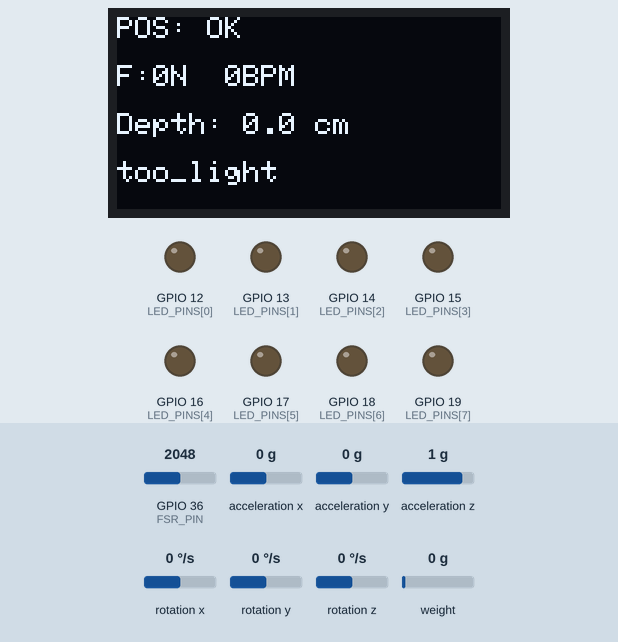
Bench run of a sketch on a simulated ESP32. On the bench: 128×64 one-colour display, output pins drawn as LEDs (lit = HIGH). The inputs (shaded band) are chosen by the test bench; at power-on: weight on the scale 0 g, GPIO 36 (FSR_PIN) = 2048, acceleration x 0 g, acceleration y 0 g, acceleration z 1 g, rotation x 0 °/s, rotation y 0 °/s, rotation z 0 °/s. What the sketch prints to the serial monitor is not drawn.

Above: at 3.8 s.
3.9 s: weight on the scale set to 100 g
At 4.8 s:
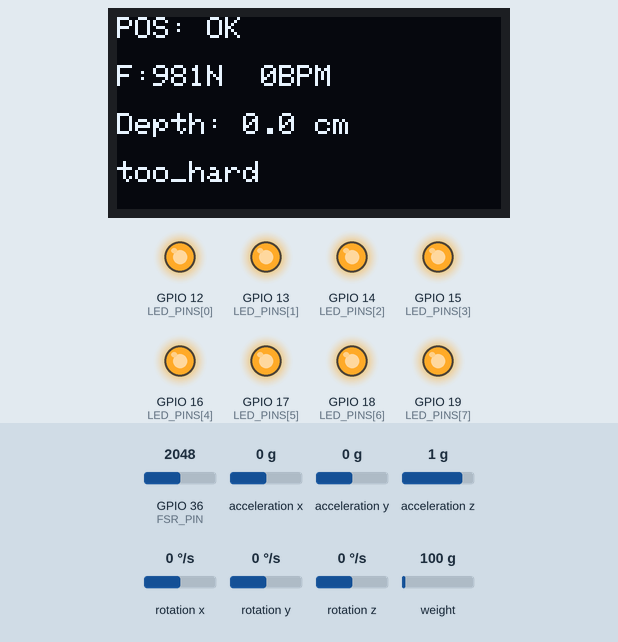
5.4 s: GPIO 36 (FSR_PIN) set to 323
6.9 s: GPIO 36 (FSR_PIN) set to 283
At 7.7 s:
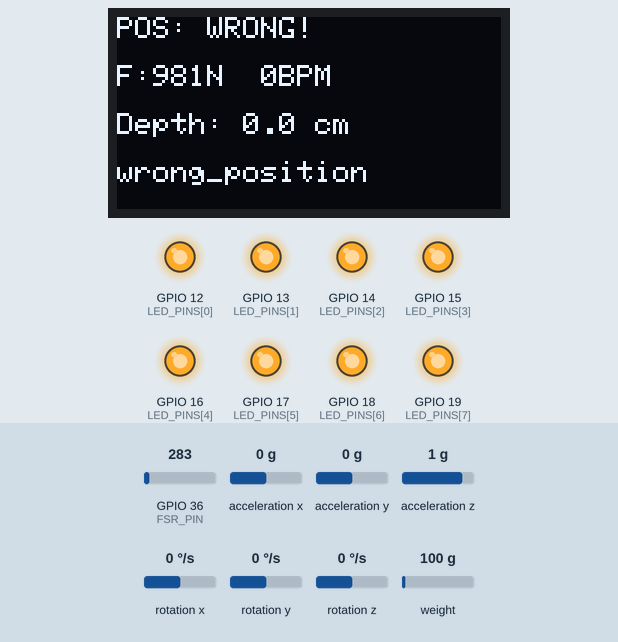
8.5 s: weight on the scale set to 1250 g
At 9.8 s:
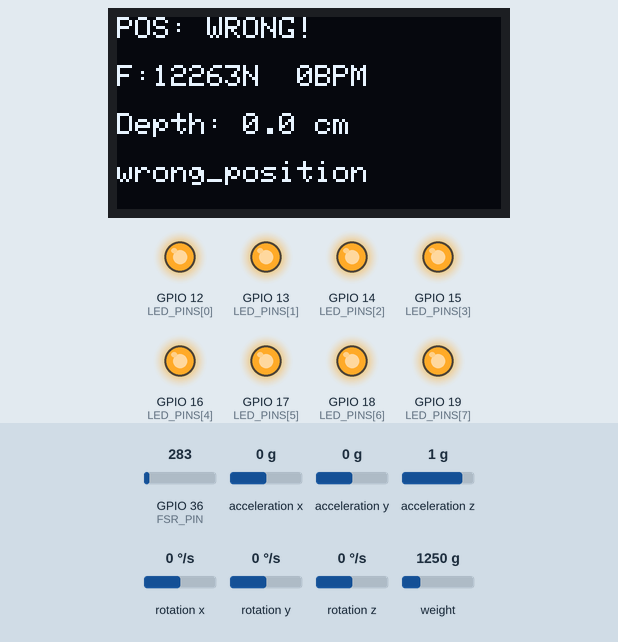
10.1 s: weight on the scale set to 2500 g
At 11.3 s:
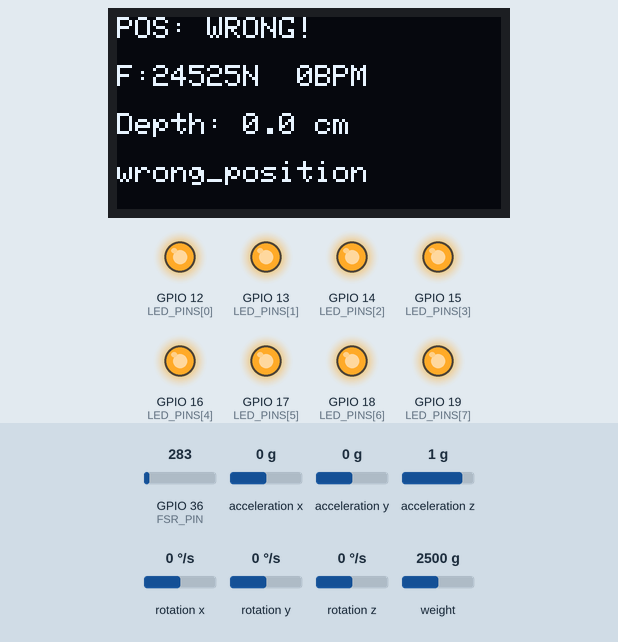
11.6 s: GPIO 36 (FSR_PIN) set to 1228
At 12.4 s:
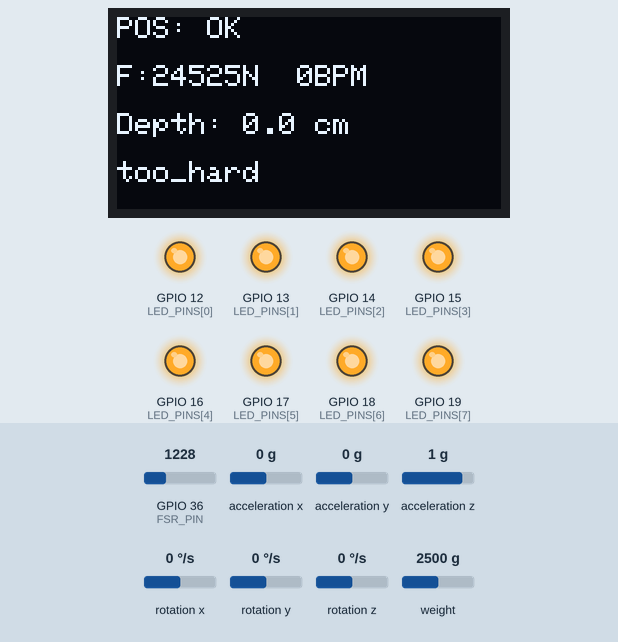
Timing chart, 0 to 14.2 s (numbered marks = the images above; inputs shaded):
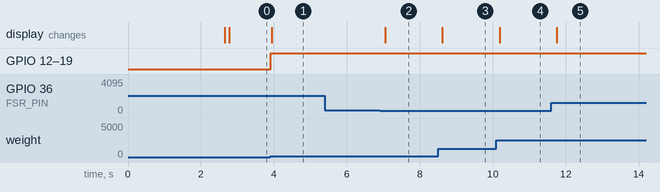

The sketch:

esp32_serial.ino
```cpp
// ============================================================
// CPR Training System — ESP32 Firmware
// ============================================================
// Hardware:
//   FSR 406      → Analog A0 (GPIO 36)  — ตรวจตำแหน่งมือ
//   HX711        → DOUT=32, SCK=33      — Load Cell 4 ตัว (full-bridge)
//   MPU6050      → SDA=21, SCL=22       — ความลึก + BPM (I2C)
//   OLED SSD1306 → SDA=21, SCL=22       — Display (I2C)
//   LED Bar      → GPIO 12–19 (8 LEDs)  — ไฟแสดงคุณภาพ
// ============================================================

#include <Wire.h>
#include <HX711.h>
#include <MPU6050_light.h>
#include <Adafruit_SSD1306.h>
#include <ArduinoJson.h>

// ==================== PIN CONFIG ====================
#define FSR_PIN         36      // Analog input (VP)

// HX711 (Load Cell 4 ตัว full-bridge)
#define HX_DOUT         32
#define HX_SCK          33

// LED Bar — 8 LEDs
const int LED_PINS[] = {12, 13, 14, 15, 16, 17, 18, 19};
#define LED_COUNT       8

// OLED
#define OLED_WIDTH      128
#define OLED_HEIGHT     64
#define OLED_ADDR       0x3C

// ==================== CONSTANTS ====================
#define FSR_THRESHOLD       300     // ADC value (0-4095) เกินนี้ = มือวางอยู่
#define FORCE_GOOD_MIN      40.0f   // แรงกดดี: ≥ 40 N
#define FORCE_GOOD_MAX      60.0f   // แรงกดดี: ≤ 60 N (AHA guideline)
#define DEPTH_GOOD_MIN      5.0f    // ความลึกดี: ≥ 5.0 cm
#define DEPTH_GOOD_MAX      6.0f    // ความลึกดี: ≤ 6.0 cm
#define BPM_GOOD_MIN        100     // BPM ดี: 100–120 (AHA)
#define BPM_GOOD_MAX        120

// Scale factor — ปรับหลัง calibrate กับ load cell จริง
// HX711 full-bridge 4 ตัว: raw / SCALE_FACTOR = kg
#define SCALE_FACTOR    420.0f

// MPU6050 AccZ peak detection
#define PEAK_THRESHOLD_MS2  3.5f    // m/s² เกิน baseline นี้ = เริ่มกด
#define BASELINE_SAMPLES    50      // samples สำหรับ baseline

// ==================== OBJECTS ====================
HX711 scale;
MPU6050 mpu(Wire);
Adafruit_SSD1306 oled(OLED_WIDTH, OLED_HEIGHT, &Wire, -1);

// ==================== STATE ====================
struct CprData {
    float forceTotal;       // แรงกดรวม (N)
    float depth;            // ความลึก (cm) ประมาณ
    int   bpm;              // ครั้ง/นาที
    bool  positionOk;       // มือวางถูกตำแหน่ง
    String quality;         // "good" / "too_light" / "too_hard" / "too_fast" / "too_slow"
};

// MPU peak detection state
float   accZBaseline = 0;
bool    inCompression = false;
float   peakAccZ = 0;
unsigned long lastPeakTime = 0;
unsigned long compressionTimes[8];   // เก็บ timestamp 8 ครั้งล่าสุด
int     compressionHead = 0;
int     compressionCount = 0;

// Send interval
unsigned long lastSendTime = 0;
#define SEND_INTERVAL_MS    100     // ส่งทุก 100ms (10 Hz)

// ==================== SETUP ====================
void setup() {
    Serial.begin(115200);
    Wire.begin(21, 22);

    // LED Bar
    for (int i = 0; i < LED_COUNT; i++) {
        pinMode(LED_PINS[i], OUTPUT);
        digitalWrite(LED_PINS[i], LOW);
    }

    // HX711 — Load Cell 4 ตัว full-bridge
    scale.begin(HX_DOUT, HX_SCK);
    scale.set_scale(SCALE_FACTOR);
    scale.tare();

    // MPU6050
    byte mpuStatus = mpu.begin();
    mpu.calcOffsets(true, true);    // auto calibrate gyro + accel
    calibrateBaseline();

    // OLED
    if (oled.begin(SSD1306_SWITCHCAPVCC, OLED_ADDR)) {
        showOled("CPR System", "Starting...", "", "");
    }

    // Startup JSON
    StaticJsonDocument<128> doc;
    doc["type"]    = "status";
    doc["ready"]   = true;
    doc["msg"]     = "ESP32 Ready";
    serializeJson(doc, Serial);
    Serial.println();
}

// Calibrate AccZ baseline (ค่าเฉลี่ยตอนอยู่นิ่ง)
void calibrateBaseline() {
    float sum = 0;
    for (int i = 0; i < BASELINE_SAMPLES; i++) {
        mpu.update();
        sum += mpu.getAccZ();
        delay(10);
    }
    accZBaseline = sum / BASELINE_SAMPLES;
}

// ==================== MAIN LOOP ====================
void loop() {
    mpu.update();
    updatePeakDetection();

    if (millis() - lastSendTime >= SEND_INTERVAL_MS) {
        lastSendTime = millis();

        CprData data = readAllSensors();
        updateLedBar(data);
        updateOled(data);
        sendJson(data);
    }
}

// ==================== READ SENSORS ====================
CprData readAllSensors() {
    CprData d;

    // --- FSR 406 ---
    int fsrRaw = analogRead(FSR_PIN);
    d.positionOk = (fsrRaw >= FSR_THRESHOLD);

    // --- HX711 Load Cell (full-bridge 4 ตัว) ---
    float kg = scale.is_ready() ? scale.get_units(1) : 0.0f;
    if (kg < 0) kg = 0;

    // แปลง kg → N (×9.81)
    d.forceTotal = kg * 9.81f;

    // --- MPU6050 Depth (estimate จาก peak magnitude) ---
    d.depth = max(0.0f, (peakAccZ - accZBaseline) * 1.2f);
    d.depth = constrain(d.depth, 0.0f, 10.0f);

    // --- BPM ---
    d.bpm = calcBpm();

    // --- Quality Assessment ---
    d.quality = assessQuality(d);

    return d;
}

// ==================== PEAK DETECTION (MPU AccZ) ====================
void updatePeakDetection() {
    float accZ = mpu.getAccZ();
    float delta = accZ - accZBaseline;

    if (!inCompression && delta > PEAK_THRESHOLD_MS2) {
        // เริ่มการกด
        inCompression = true;
        peakAccZ = accZ;
    } else if (inCompression) {
        if (accZ > peakAccZ) peakAccZ = accZ;   // track peak

        if (delta < PEAK_THRESHOLD_MS2 * 0.3f) {
            // ปล่อยมือ — บันทึก compression
            unsigned long now = millis();
            compressionTimes[compressionHead % 8] = now;
            compressionHead++;
            compressionCount++;
            lastPeakTime = now;
            inCompression = false;
        }
    }
}

int calcBpm() {
    if (compressionCount < 2) return 0;

    // ใช้ 8 intervals ล่าสุด
    int n = min(compressionCount, 8);
    if (n < 2) return 0;

    unsigned long times[8];
    for (int i = 0; i < n; i++) {
        times[i] = compressionTimes[(compressionHead - n + i) % 8];
    }

    long totalInterval = 0;
    int intervals = 0;
    for (int i = 1; i < n; i++) {
        long diff = (long)(times[i] - times[i-1]);
        if (diff > 0 && diff < 3000) {
            totalInterval += diff;
            intervals++;
        }
    }

    if (intervals == 0) return 0;
    float avgInterval = (float)totalInterval / intervals;
    int bpm = (int)(60000.0f / avgInterval);
    return constrain(bpm, 0, 200);
}

// ==================== QUALITY ====================
String assessQuality(const CprData& d) {
    if (!d.positionOk)                        return "wrong_position";
    if (d.forceTotal < FORCE_GOOD_MIN)        return "too_light";
    if (d.forceTotal > FORCE_GOOD_MAX)        return "too_hard";
    if (d.bpm > 0 && d.bpm < BPM_GOOD_MIN)   return "too_slow";
    if (d.bpm > 0 && d.bpm > BPM_GOOD_MAX)   return "too_fast";
    return "good";
}

// ==================== LED BAR ====================
void updateLedBar(const CprData& d) {
    // จำนวน LED สว่าง = proportional กับแรงกด 0–80N → 0–8 LED
    int litCount = (int)map(constrain(d.forceTotal, 0, 80), 0, 80, 0, LED_COUNT);

    for (int i = 0; i < LED_COUNT; i++) {
        digitalWrite(LED_PINS[i], (i < litCount) ? HIGH : LOW);
    }
}

// ==================== OLED ====================
void showOled(String line1, String line2, String line3, String line4) {
    oled.clearDisplay();
    oled.setTextSize(1);
    oled.setTextColor(SSD1306_WHITE);
    oled.setCursor(0,  0); oled.println(line1);
    oled.setCursor(0, 16); oled.println(line2);
    oled.setCursor(0, 32); oled.println(line3);
    oled.setCursor(0, 48); oled.println(line4);
    oled.display();
}

void updateOled(const CprData& d) {
    String l1 = d.positionOk ? "POS: OK" : "POS: WRONG!";
    String l2 = "F:" + String(d.forceTotal, 0) + "N  " + String(d.bpm) + "BPM";
    String l3 = "Depth: " + String(d.depth, 1) + " cm";
    String l4 = d.quality;
    showOled(l1, l2, l3, l4);
}

// ==================== SERIAL JSON OUTPUT ====================
void sendJson(const CprData& d) {
    StaticJsonDocument<200> doc;
    doc["type"]        = "data";
    doc["force"]       = round(d.forceTotal * 10) / 10.0;
    doc["depth"]       = round(d.depth      * 10) / 10.0;
    doc["bpm"]         = d.bpm;
    doc["position_ok"] = d.positionOk;
    doc["quality"]     = d.quality;

    serializeJson(doc, Serial);
    Serial.println();
}
```

Measured:
- the behaviour switches between 300 and 299 on GPIO 36 (FSR_PIN) (found by bisection; images 1 and 2)
- after the input at 3.9 s, GPIO 12 (LED_PINS[0]), GPIO 13 (LED_PINS[1]), GPIO 14 (LED_PINS[2]), GPIO 15 (LED_PINS[3]), GPIO 16 (LED_PINS[4]), GPIO 17 (LED_PINS[5]), GPIO 18 (LED_PINS[6]), GPIO 19 (LED_PINS[7]): LOW → HIGH at once; the display: changes at once (image 1)
- after the input at 5.4 s, every drawn part: stays the same
- after the input at 6.9 s, the display: changes after 0.15 s (image 2)
- after the input at 8.5 s, the display: changes after 0.12 s (image 3)
- after the input at 10.1 s, the display: changes after 0.09 s (image 4)
- after the input at 11.6 s, the display: changes after 0.15 s (image 5)
